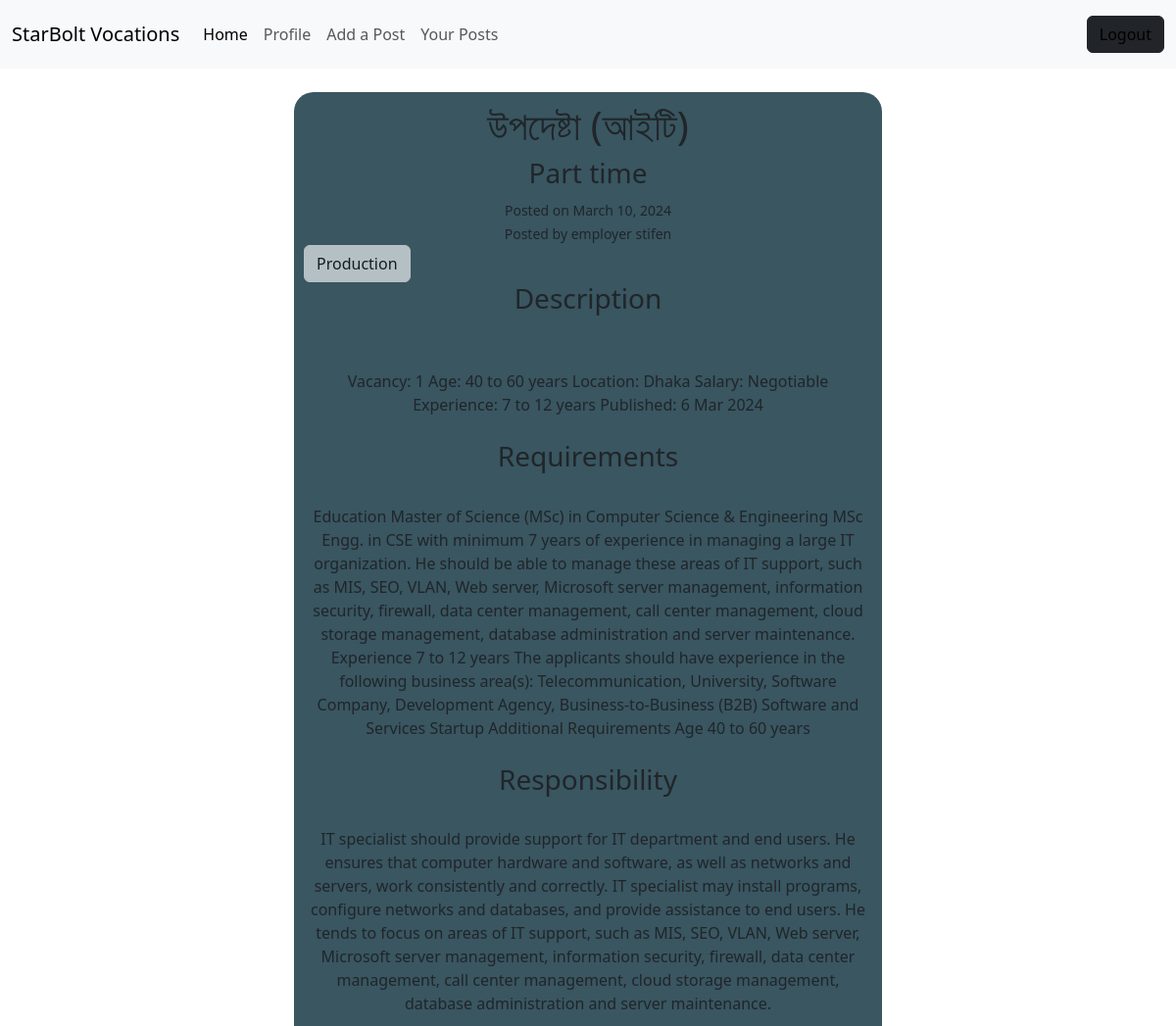
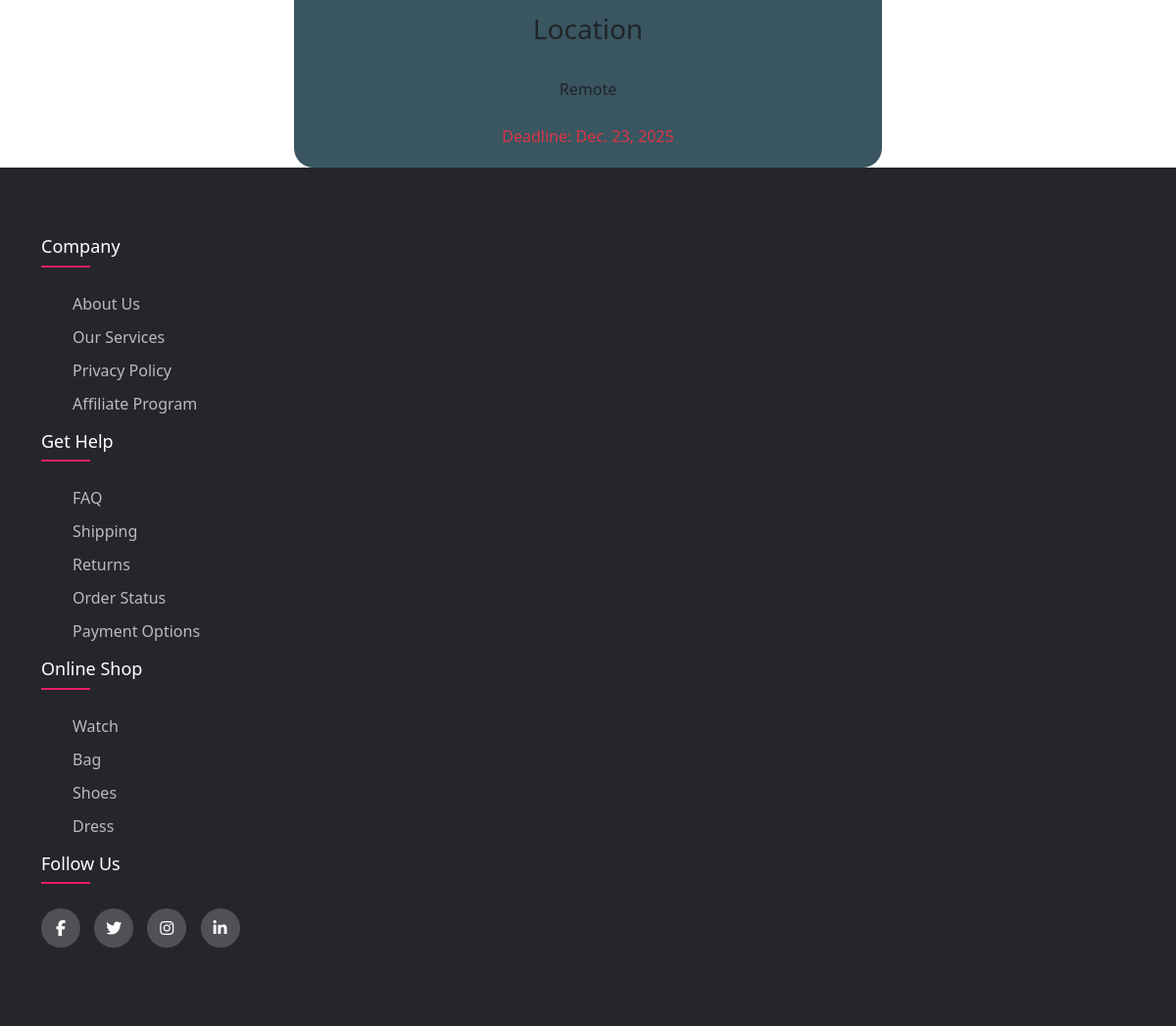
Screenshot of /job/job_details/4 (signed in) with the database file from the repository (2 pictures, top to bottom).
### job/models.py (models this page shows, shortened)
class Job(models.Model):
    title= models.CharField(max_length= 40)
    category= models.ForeignKey(Category, on_delete= models.CASCADE, unique=False)
    description = models.TextField()
    requirements= models.TextField()
    responsibility= models.TextField()
    location= models.CharField(max_length= 40)
    status= models.CharField(choices= constants.STATUS, max_length= 40)
    typeo= models.CharField(choices= constants.TYPE, max_length= 40, null= True)
    date= models.DateField(auto_now_add= True)
    deadline= models.DateField(null= True)
    employer= models.ForeignKey(Employer, on_delete= models.CASCADE)

class Category(models.Model):
    name= models.CharField(max_length= 40, unique=True)
    def __str__(self) -> str:
        return self.name

### employers/models.py (models this page shows, shortened)
class Employer(models.Model):
    user= models.OneToOneField(User,related_name='employer', on_delete=models.CASCADE)
    contact= models.CharField(max_length= 12)
    designation= models.CharField(max_length=20, blank=True)
    industry= models.ForeignKey(Industry, on_delete= models.CASCADE)
    company_name= models.CharField(max_length= 40)
    establish_year= models.IntegerField()
    company_size= models.CharField(max_length= 17, choices= COMPANY_SIZE)
    country= models.CharField(max_length= 40)
    district= models.CharField(max_length= 40)
    address= models.TextField()

### job/views.py (the view)
# urls.py: path('job_details/<int:id>', views.JobDetails.as_view(), name='job_details'),
class JobDetails(DetailView):
    model= models.Job
    pk_url_kwarg='id'
    template_name= 'job_details.html'
    def get_context_data(self, **kwargs) :
        context= super().get_context_data(**kwargs)
        if self.request.user.is_authenticated:
            try:
                employer= Employer.objects.get(user= self.request.user)
                job= self.get_object()
                context['id']= self.pk_url_kwarg
                if job.employer == employer:
                    context ['my_post'] = True
                    print('yea')
                else:
                    context['my_post'] = False
                    print('no')
                context['type']='employer'
                self.template_name = 'job_details_employer.html'
            except Employer.DoesNotExist:
                try:
                    seeker= Seeker.objects.get(user= self.request.user)
                    context['type']= 'seeker'
                    self.template_name = 'job_details_seeker.html'
                    try :
                        apply= models.ApplyJob.objects.get(candidate= seeker, job__id=self.kwargs[self.pk_url_kwarg])
                        context['applied']= True
                    except models.ApplyJob.DoesNotExist:
                        context['applied'] = False
                except Seeker.DoesNotExist:
                    context['type']= 'none'
        return context

### employers/templates/job_details_employer.html (shortened to what this page needs)
{% extends "empbrowse.html" %}
{% block content %}
<div class="job_detail_container">
    <div class="job-header" >
    <h1>{{job.title}}</h1>
    <h3>{{job.status}}</h3>
    <small>Posted on {{job.date}}<br>Posted by employer {{job.employer.user.username}} </small>
    </div>
    <div class="catagory_container d-flex">
        <button class="btn btn-light" disabled>{{job.category}}</button>
    </div>
    <div class='description_and_requirements text-center' >
        <h3 class="text-teal-800" >Description</h3><br><br>
        {{job.description}}<br>
        <br>
        <h3 class="text-teal-600">Requirements</h3><br>
        {{job.requirements}}<br>
        <br>
        <h3 class="text-teal-600 ">Responsibility</h3><br>
        {{job.responsibility}}<br>
        <br>
        <h3 class="text-teal-600 ">Location</h3><br>
        {{job.location}}<br>
        <br>
        {%if job.deadline == null%}
        {% else %}
        <p class="text-danger" >Deadline: {{job.deadline}}</p>
        {% endif %}
    </div>
</div>
{% endblock  %}

### core/static/job_detail.css (style rules this page uses)
.job_detail_container { background-color: rgb(57, 86, 97); margin: auto; margin-top: 2%; padding: 10px; width: 50%; border-radius: 20px; }
.job-header { align-items: center; }

### employers/templates/job_details_employer.html (style rules this page uses)
.job_detail_container { background-color: rgb(57, 86, 97); margin: auto; margin-top: 2%; padding: 10px; width: 50%; padding-bottom: 4px; border-radius: 20px; }
.job-header { text-align: center; }

### rows the page displays
Job: title "উপদেষ্টা (আইটি)", status "Part time", date "March 10, 2024", employer.user.username "stifen", category "Production", description "Vacancy: 1 Age: 40 to 60 years Location: Dhaka Salary: Negotiable Experience: 7 to 12 years Published: 6 Mar 2024", requirements "Education Master of Science (MSc) in Computer Science & Engineering MSc Engg. in CSE with minimum 7 years of experience in managing a large IT organization. He should be able to manage these areas of IT support, such as MIS, SEO, VLAN, Web server, Microsoft server management, information security, firewall, data center management, call center management, cloud storage management, database administration and server maintenance. Experience 7 to 12 years The applicants should have experience in the following business area(s): Telecommunication, University, Software Company, Development Agency, Business-to-Business (B2B) Software and Services Startup Additional Requirements Age 40 to 60 years", responsibility "IT specialist should provide support for IT department and end users. He ensures that computer hardware and software, as well as networks and servers, work consistently and correctly. IT specialist may install programs, configure networks and databases, and provide assistance to end users. He tends to focus on areas of IT support, such as MIS, SEO, VLAN, Web server, Microsoft server management, information security, firewall, data center management, call center management, cloud storage management, database administration and server maintenance.", location "Remote", deadline "Dec. 23, 2025"
